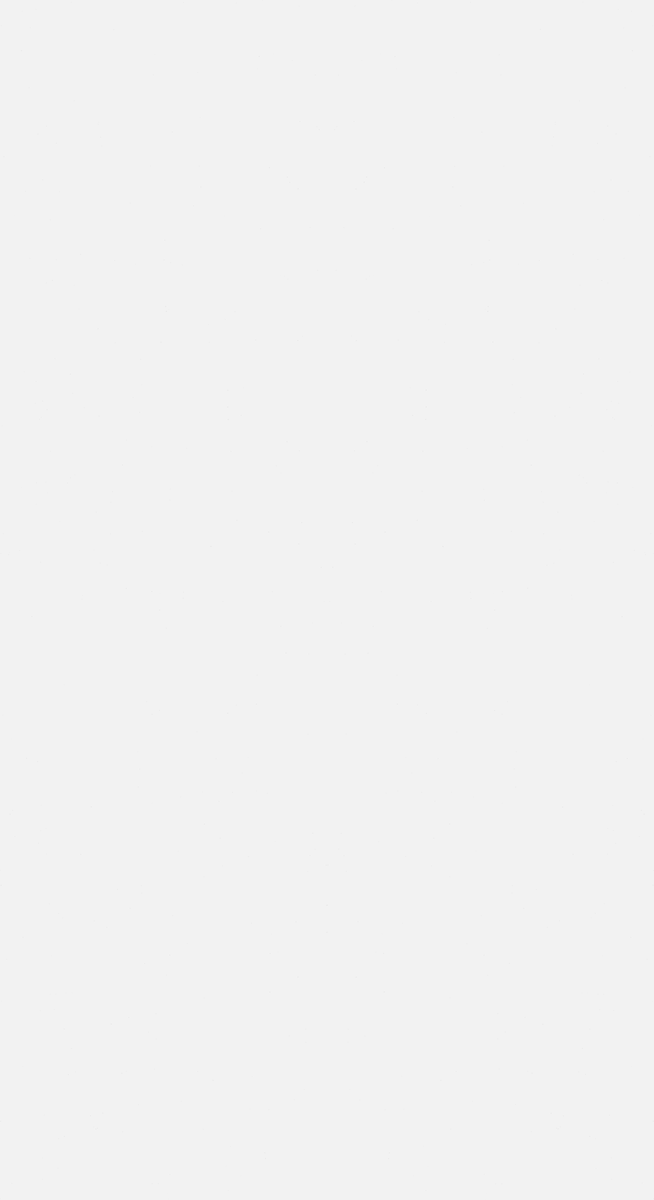
Frame 1 (no input)
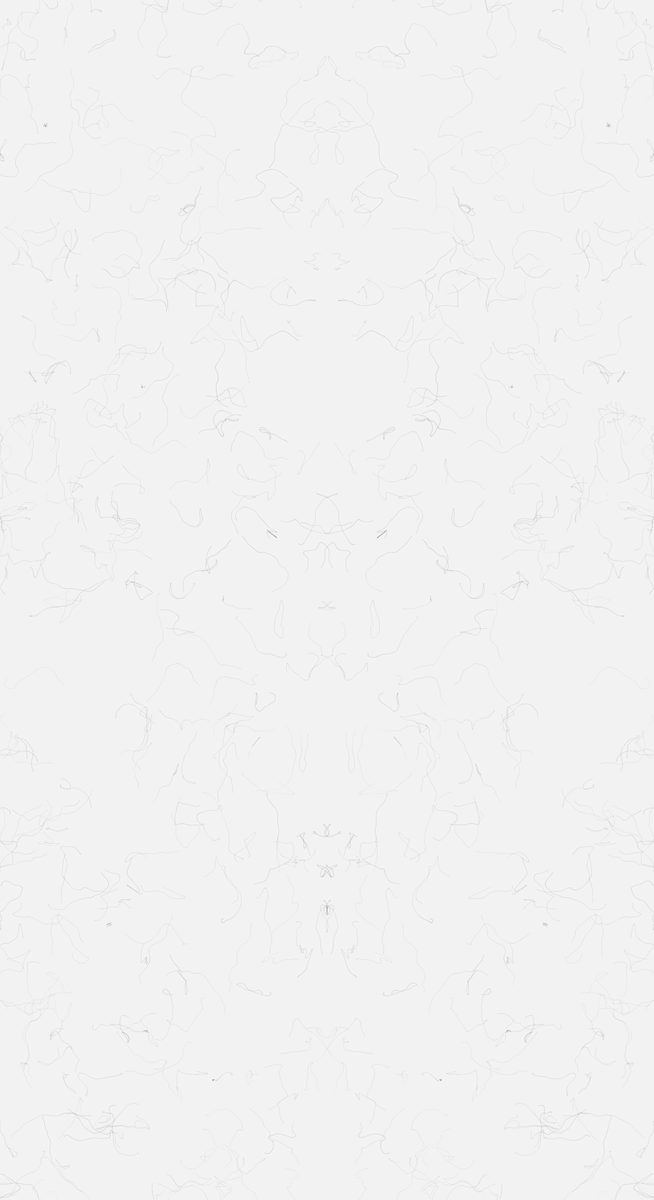
Frame 60 (no input)
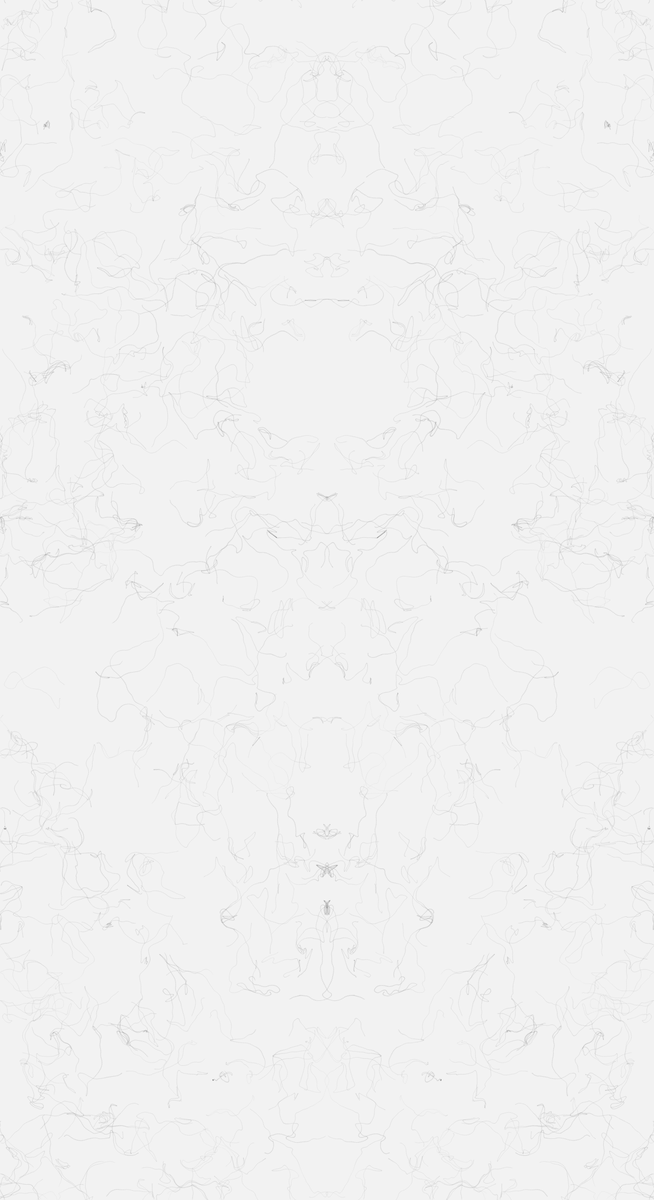
Frame 120 (the mouse pressed at the canvas centre since frame 60)

The p5.js sketch that drew these frames (run headless with seeded random() and noise() and a simulated clock; from frame 60 on, the mouse is pressed at the canvas centre):

// p5.js sketch
// ── sketch.js
// ---------------------------
// Global Parameters
// ---------------------------
let fr;                   // P5.js paragraph to display frame rate
let cols, rows;           // Number of columns & rows in the flow field grid
let flowfield = [];       // Array storing the vector field (p5.Vector)
let particles = [];       // Array of Particle objects
let colOffset = [];       // Per-column random offsets to break perfect repetition
let startTime = 0;        // Time when sketch started
const mirrorInfluence = 0.6;  // Blend factor for mirrored particles

// Time limit (ms)
const MAX_TIME       = 180 * 1000;

// Flow field parameters
const scl            = 10;      // Grid cell size
const inc            = 0.95;    // Noise increment for y-axis
let   zoff           = 0.002;  // Time slice for 3D noise

// Tileable noise parameters (wraparound)
const TILE           = 100;     // Tile size for noise repetition
const RADI         = 5;      // Radius for circular noise domain

// Column bias: each column gets a slight angular offset
const X_OFFSET_STEP  = .05; //0.05

// Number of particles
const particleCount  = 300;
const PETALS = 2;    // number of radial mirror axes


// ---------------------------
// p5.js Lifecycle
// ---------------------------
function setup() {
  createCanvas(1200, 2200);
  startTime = millis();                // Record start time

  colorMode(HSB, 350, 100, 100, 100);  // Hue, saturation, brightness, alpha
  cols = floor(width  / scl);          // Compute grid dimensions
  rows = floor(height / scl);
  fr   = createP('');                  // Create a paragraph for FPS display

  // Initialize flowfield array
  flowfield = new Array(cols * rows);

  // Fill colOffset[] with random seeds per column
  for (let x = 0; x < cols; x++) {
    colOffset[x] = random(1000);
  }

  // Create particles
  for (let i = 0; i < particleCount; i++) {
    particles[i] = new Particle();
  }

  background(95);                       // Light background
}

function draw() {
  // Stop after MAX_TIME
  if (millis() - startTime > MAX_TIME) {
    noLoop();
    return;
  }

  updateFlowField();                    // Recompute vector field each frame

  // Update and draw each particle
  for (let p of particles) {
    p.follow(flowfield);                // Apply flow field force
    p.update();                         // Move according to velocity
    p.edges();                          // Handle wrapping or bouncing
    // p.show();                        // Optionally draw particle itself
    p.showMirror();                     // Draw mirrored trail
  }

  fr.html(floor(frameRate()));         // Display FPS
}

// ---------------------------
// Compute flow field
// ---------------------------
function updateFlowField() {
  let yoff = 0;
  for (let y = 0; y < rows; y++) {
    for (let x = 0; x < cols; x++) {
      let idx = x + y * cols;
      let u = cos(TWO_PI * x / TILE) * RADI;
      
      let n = noise(u + colOffset[x], yoff, zoff);
      let bias = (x - cols/2) * X_OFFSET_STEP;
      let ang = n * TWO_PI * 3 + bias;
      flowfield[idx] = p5.Vector.fromAngle(ang).setMag(0.5);
    }
    yoff += inc;
  }
  zoff += 0.001;
}


// ── particle.js
// 3) STROKE
const wMin       = 0.01;     // min strokeWeight
const wMax       = 1.8;     // max strokeWeight
const alpha      = 10;       // per-line opacity (0–100)

function Particle(){
  this.pos = createVector(random(width), random(height));
  this.vel = createVector(0, 0);
  this.acc = createVector(0, 0);
  this.maxspeed = 3.2;
  
  this.prevPos = this.pos.copy();
  
  this.update = function(){
    this.vel.add(this.acc);
    this.vel.limit(this.maxspeed);
    this.pos.add(this.vel);
    this.acc.mult(0);
  }
  
  this.follow = function(vectors){
    var x = floor(this.pos.x / scl);
    var y = floor(this.pos.y / scl);
    var index = x + y * cols;
    var force = vectors[index];
    this.applyForce(force);
  }
  
  this.applyForce = function(force){
    this.acc.add(force);
  }
  
  this.show = function() {
    // choose a gentle strokeWeight by local noise
    let n = noise(this.pos.x * 0.01, this.pos.y * 0.01);
    let w = lerp(wMin, wMax, n);
    strokeWeight(w);

    // pure B/W: hue=0, sat=0; brightness by noise or fixed low
    let b = lerp(20, 40, n);       // darker (20) → lighter (40)
    stroke(0, 0, b, alpha);

    // optional: soft shadow
    drawingContext.shadowBlur  = 2;
    drawingContext.shadowColor = color(0,0,b,alpha);

    // draw the line
    line(this.pos.x, this.pos.y, this.prevPos.x, this.prevPos.y);

    // reset
    drawingContext.shadowBlur = 0;
    this.updatePrev();
  }
  
  this.showMirror = function() {
    // 1) same stroke settings as your original
    let n = noise(this.pos.x * 0.01, this.pos.y * 0.01);
    let w = lerp(wMin, wMax, n);
    let b = lerp(20, 40, n);
    strokeWeight(w);
    stroke(0, 0, b, alpha);
    drawingContext.shadowBlur  = 2;
    drawingContext.shadowColor = color(0, 0, b, alpha);

    // 2) draw the real particle path
    line(this.pos.x,      this.pos.y,
         this.prevPos.x, this.prevPos.y);
    drawingContext.shadowBlur = 0;

    // 3) compute the mirror *world‐space* coords
    let mx  = width      - this.pos.x;
    let my  = this.pos.y;
    let pmx = width      - this.prevPos.x;
    let pmy = this.prevPos.y;

    // 4) sample flowfield at mirror cell
    let ix   = constrain(floor(mx / scl),  0, cols - 1);
    let iy   = constrain(floor(my / scl),  0, rows - 1);
    let idx  = ix + iy * cols;
    let v    = flowfield[idx];

    // 5) nudge the mirror coords by that vector
    mx  += v.x * mirrorInfluence;
    my  += v.y * mirrorInfluence;
    pmx += v.x * mirrorInfluence;
    pmy += v.y * mirrorInfluence;

    // 6) draw the mirror path in world‐space
    strokeWeight(w);
    stroke(0, 0, b, alpha);
    line(mx,  my,
         pmx, pmy);

    // 7) update for next frame
    this.updatePrev();
  }

  this.showMirror2 = function() {
    // stroke setup
    let n = noise(this.pos.x * 0.01, this.pos.y * 0.01);
    let w = lerp(wMin, wMax, n);
    let b = lerp(20, 40, n);
    strokeWeight(w);
    stroke(0, 0, b, alpha);
    drawingContext.shadowBlur = 2;
    drawingContext.shadowColor = color(0, 0, b, alpha);

    // draw real line
    line(this.pos.x, this.pos.y, this.prevPos.x, this.prevPos.y);
    drawingContext.shadowBlur = 0;

    // radial petal mirror with jittered axes
    const cx = width/2, cy = height/2;
    // current point
    const a = atan2(this.pos.y - cy, this.pos.x - cx);
    const r = dist(this.pos.x, this.pos.y, cx, cy);
    const sa = TWO_PI / PETALS;
    let idx = floor((a + PI) / sa);
    // base axis
    let axisAng = (idx + 0.5) * sa - PI/2;
    // jitter to soften seams
    let jit = (noise(this.pos.x * 0.02, this.pos.y * 0.02, zoff) - 0.5) * sa * 0.4;
    axisAng += jit;
    let reflAng = 2 * axisAng - a;
    let mx = cx + cos(reflAng) * r;
    let my = cy + sin(reflAng) * r;

    // previous point
    const pa = atan2(this.prevPos.y - cy, this.prevPos.x - cx);
    const pr = dist(this.prevPos.x, this.prevPos.y, cx, cy);
    let pidx = floor((pa + PI) / sa);
    let pAxis = (pidx + 0.5) * sa - PI/2;
    let pjit = (noise(this.prevPos.x * 0.02, this.prevPos.y * 0.02, zoff) - 0.5) * sa * 0.4;
    pAxis += pjit;
    let pRefl = 2 * pAxis - pa;
    let pmx = cx + cos(pRefl) * pr;
    let pmy = cy + sin(pRefl) * pr;

    // nudge by flow
    let ix = constrain(floor(mx / scl), 0, cols-1);
    let iy = constrain(floor(my / scl), 0, rows-1);
    let v = flowfield[ix + iy * cols];
    mx += v.x * mirrorInfluence;
    my += v.y * mirrorInfluence;
    pmx += v.x * mirrorInfluence;
    pmy += v.y * mirrorInfluence;

    // draw mirrored
    strokeWeight(w);
    stroke(0, 0, b, alpha);
    line(mx, my, pmx, pmy);

    this.updatePrev();
  }
  
  
  this.updatePrev = function(){
    this.prevPos.x = this.pos.x;
    this.prevPos.y = this.pos.y;
  }
  
  this.edges = function(){
    if (this.pos.x > width) {
      this.pos.x = 0;
      this.updatePrev();
    }
    if (this.pos.x < 0) {
      this.pos.x = width;
      this.updatePrev();
    }
    if (this.pos.y > height) {
      this.pos.y = 0;
      this.updatePrev();
    }
    if (this.pos.y < 0) {
      this.pos.y = height;
      this.updatePrev();
    }
  }
  
}
// ── style.css
html, body {
  margin: 0;
  padding: 0;
  height: 100%;
}

#canvas-container {
  display: flex;
  justify-content: center;
  align-items: center;
  height: 100vh; /* Full screen height */
}

canvas {
  display: block;
}
